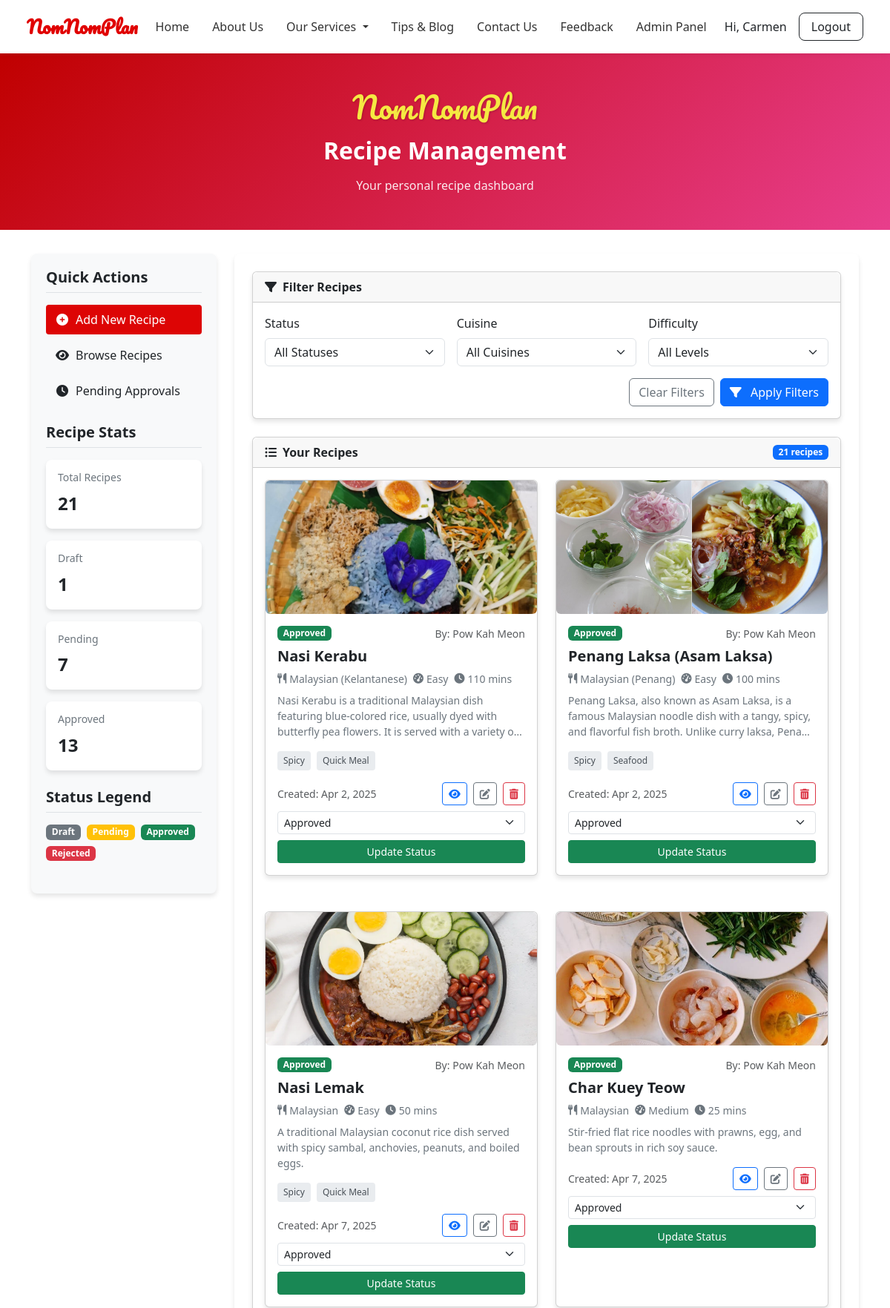
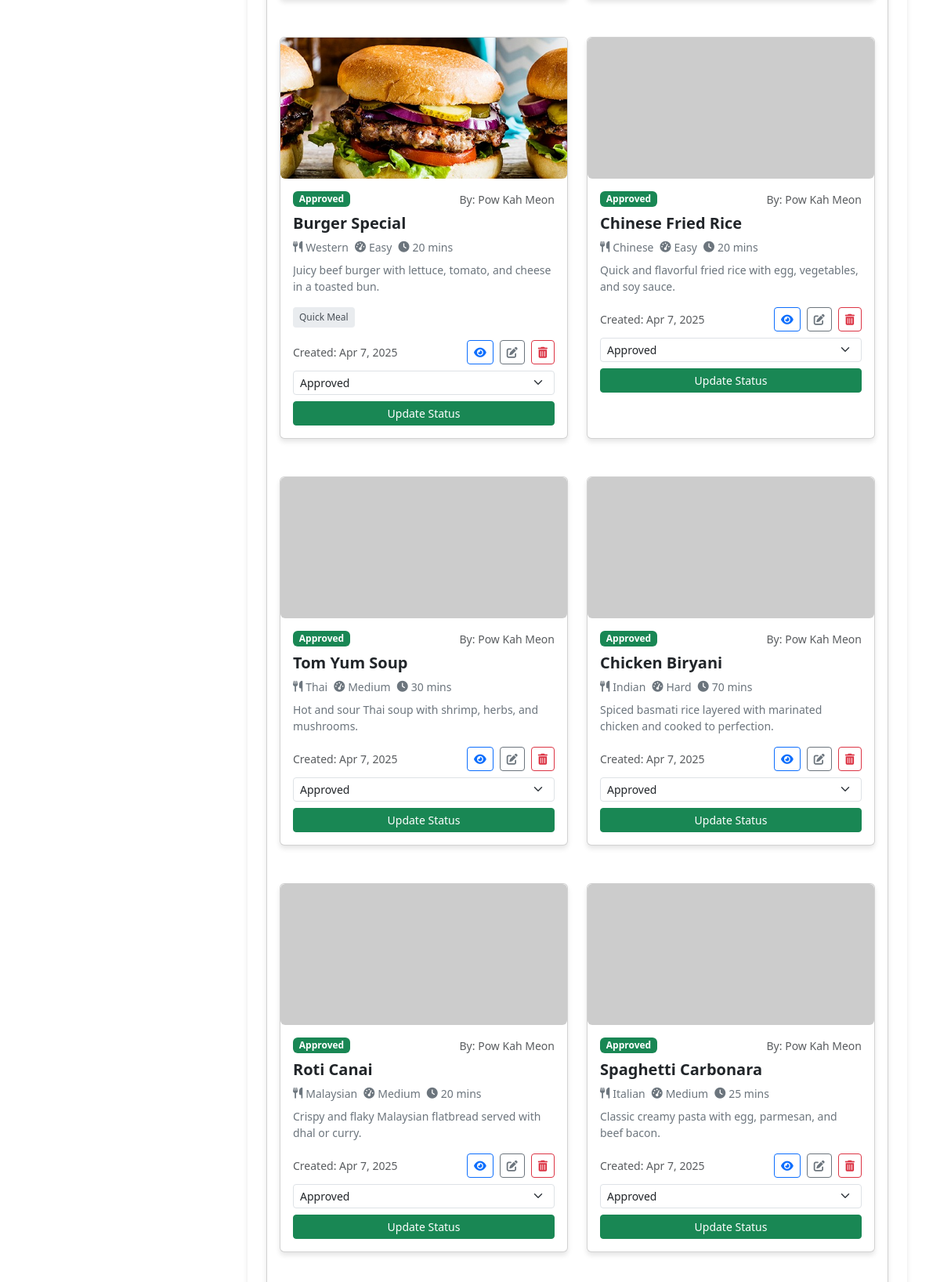
The app's page /recipe-modules/recipe-management.php (signed in, upper part) with its own data (2 pictures, top to bottom).
### tables this page shows
CREATE TABLE `recipes` (
  `id` int(11) NOT NULL,
  `title` varchar(255) NOT NULL,
  `description` text DEFAULT NULL,
  `ingredients` longtext DEFAULT NULL,
  `steps` longtext DEFAULT NULL,
  `cuisine` varchar(100) DEFAULT NULL,
  `prep_time` int(11) DEFAULT NULL,
  `cook_time` int(11) DEFAULT NULL,
  `total_time` int(11) DEFAULT NULL,
  `difficulty` enum('easy','medium','hard') DEFAULT NULL,
  `nutrition` longtext DEFAULT NULL,
  `status` enum('draft','pending','approved','rejected') DEFAULT 'pending',
  `is_public` tinyint(1) DEFAULT 1,
  `view_count` int(11) DEFAULT 0,
  `created_by` int(11) DEFAULT NULL,
  `created_at` timestamp NOT NULL DEFAULT current_timestamp(),
  `updated_at` timestamp NOT NULL DEFAULT current_timestamp() ON UPDATE current_timestamp(),
  `admin_note` text DEFAULT NULL
);

CREATE TABLE `recipe_images` (
  `id` int(11) NOT NULL,
  `recipe_id` int(11) DEFAULT NULL,
  `image_url` text DEFAULT NULL
);

### recipe-modules/recipe-management.php (the view, shortened to what this page needs)
<?php
$loggedIn = isset($_SESSION['user_id']);
?>
<!DOCTYPE html>
<html lang="en">
<head>
  <link href="https://cdn.jsdelivr.net/npm/bootstrap@5.3.2/dist/css/bootstrap.min.css" rel="stylesheet">
  <link rel="stylesheet" href="https://cdnjs.cloudflare.com/ajax/libs/font-awesome/6.4.0/css/all.min.css">
</head>
<body>
<?php include '../navbar.php'; ?>
<div class="hero-section text-center">
  <div class="container">
    <h1 class="logo">NomNomPlan</h1>
    <h2 class="hero-title mt-3">Recipe Management</h2>
    <p class="hero-subtitle">Your personal recipe dashboard</p>
  </div>
</div>
<?php if (!$loggedIn): ?>
  <script>
    alert("⚠️ You must log in to access the recipe management page.");
    window.location.href = "../login.php";
  </script>
<?php else: ?>
<?php
require_once '../includes/db.php';
$user_id = $_SESSION['user_id'];
$role = $_SESSION['user_role'] ?? 'user';
if ($role === 'admin') {
    $query = "SELECT recipes.*, IFNULL(users.name, 'Unknown') AS username FROM recipes LEFT JOIN users ON recipes.created_by = users.id";
} else {
    $query = "SELECT recipes.*, users.name AS username FROM recipes LEFT JOIN users ON recipes.created_by = users.id WHERE recipes.created_by = ?";
    $whereClauses = [];
    $params = [$user_id];
    $types = 'i';
}
$stmt = $conn->prepare($query);
$stmt->execute();
$result = $stmt->get_result();
$recipes = [];
while ($row = $result->fetch_assoc()) {
    $recipes[] = $row;
}
$stats = [];
if ($role === 'admin') {
    $statsQuery = "SELECT status, COUNT(*) as count FROM recipes GROUP BY status";
    $statsResult = $conn->query($statsQuery);
    while ($stat = $statsResult->fetch_assoc()) {
        $stats[$stat['status']] = $stat['count'];
    }
}
?>
<div class="container">
  <div class="management-container">
    <div class="sidebar">
      <div class="sidebar-section">
        <h5>Quick Actions</h5>
        <ul class="sidebar-list">
          <li><a href="add-recipe.php" class="active"><i class="fas fa-plus-circle"></i> Add New Recipe</a></li>
          <li><a href="list-recipes.php"><i class="fas fa-eye"></i> Browse Recipes</a></li>
          <?php if ($role === 'admin'): ?>
          <li><a href="?status=pending"><i class="fas fa-clock"></i> Pending Approvals</a></li>
          <?php endif; ?>
        </ul>
      </div>
      <div class="sidebar-section">
        <h5>Recipe Stats</h5>
        <div class="stats-card">
          <h6>Total Recipes</h6>
          <div class="count"><?= count($recipes) ?></div>
        </div>
        <?php foreach ($stats as $status => $count): ?>
          <div class="stats-card">
            <h6><?= ucfirst($status) ?></h6>
            <div class="count"><?= $count ?></div>
          </div>
        <?php endforeach; ?>
      </div>
      <div class="sidebar-section">
        <h5>Status Legend</h5>
        <div class="d-flex flex-wrap gap-2">
          <span class="badge status-badge badge-draft">Draft</span>
          <span class="badge status-badge badge-pending">Pending</span>
          <span class="badge status-badge badge-approved">Approved</span>
          <span class="badge status-badge badge-rejected">Rejected</span>
        </div>
      </div>
    </div>
    <div class="main-content">
      <div class="card filter-card">
        <div class="card-header">
          <i class="fas fa-filter me-2"></i>Filter Recipes
        </div>
        <div class="card-body">
          <form method="GET">
            <div class="row g-3">
              <div class="col-md-4">
                <label for="status" class="form-label">Status</label>
                <select name="status" class="form-select">
                  <option value="">All Statuses</option>
                </select>
              </div>
              <div class="col-md-4">
                <label for="cuisine" class="form-label">Cuisine</label>
                <select name="cuisine" class="form-select">
                  <option value="">All Cuisines</option>
                </select>
              </div>
              <div class="col-md-4">
                <label for="difficulty" class="form-label">Difficulty</label>
                <select name="difficulty" class="form-select">
                  <option value="">All Levels</option>
                </select>
              </div>
              <div class="col-12">
                <div class="d-flex justify-content-end gap-2">
                  <a href="?" class="btn btn-outline-secondary">Clear Filters</a>
                  <button type="submit" class="btn btn-primary">
                    <i class="fas fa-filter me-2"></i> Apply Filters
                  </button>
                </div>
              </div>
            </div>
          </form>
        </div>
      </div>
      <div class="card">
        <div class="card-header d-flex justify-content-between align-items-center">
          <span><i class="fas fa-list-ul me-2"></i>Your Recipes</span>
          <span class="badge bg-primary"><?= count($recipes) ?> recipes</span>
        </div>
        <div class="card-body">
          <?php if (empty($recipes)): ?>
            <div class="empty-state">
              <i class="fas fa-utensils"></i>
              <h5>No recipes found</h5>
              <p class="mb-4">Try adjusting your filters or add a new recipe</p>
              <a href="add-recipe.php" class="btn btn-primary">
                <i class="fas fa-plus-circle me-2"></i> Add Recipe
              </a>
            </div>
          <?php else: ?>
            <div class="recipe-grid">
              <?php foreach ($recipes as $i => $row): ?>
                <?php
                  $tagQuery = $conn->prepare("SELECT tags.name FROM tags JOIN recipe_tags ON tags.id = recipe_tags.tag_id WHERE recipe_tags.recipe_id = ?");
                  $tagQuery->bind_param("i", $row['id']);
                  $tagQuery->execute();
                  $tagResult = $tagQuery->get_result();
                  $tags = [];
                  while ($tagRow = $tagResult->fetch_assoc()) {
                      $tags[] = $tagRow['name'];
                  }
                  $thumbQuery = $conn->prepare("SELECT image_url FROM recipe_images WHERE recipe_id = ? LIMIT 1");
                  $thumbQuery->bind_param("i", $row['id']);
                  $thumbQuery->execute();
                  $thumbResult = $thumbQuery->get_result();
                  $thumbData = $thumbResult->fetch_assoc();
                  $thumb = ($thumbResult->num_rows > 0) ? '/meal-planner-app/' . ltrim($thumbData['image_url'], '/') : 'https://via.placeholder.com/400x300';
                  $statusBadgeClass = 'badge-' . $row['status'];
                ?>
                <div class="card recipe-card">
                  <img src="<?= $thumb ?>" class="recipe-img" alt="<?= htmlspecialchars($row['title']) ?>">
                  <div class="card-body">
                    <div class="d-flex justify-content-between align-items-start mb-2">
                      <span class="badge <?= $statusBadgeClass ?>"><?= ucfirst($row['status']) ?></span>
                      <?php if ($role === 'admin'): ?>
                        <small class="text-muted">By: <?= htmlspecialchars($row['username']) ?></small>
                      <?php endif; ?>
                    </div>
                    <h5 class="recipe-title"><?= htmlspecialchars($row['title']) ?></h5>
                    <div class="recipe-meta">
                      <span class="recipe-meta-item">
                        <i class="fas fa-utensils"></i> <?= htmlspecialchars($row['cuisine']) ?>
                      </span>
                      <span class="recipe-meta-item">
                        <i class="fas fa-tachometer-alt"></i> <?= ucfirst(htmlspecialchars($row['difficulty'])) ?>
                      </span>
                      <span class="recipe-meta-item">
                        <i class="fas fa-clock"></i> <?= $row['prep_time'] + $row['cook_time'] ?> mins
                      </span>
                    </div>
                    <p class="recipe-description"><?= htmlspecialchars($row['description']) ?></p>
                    <?php if (!empty($tags)): ?>
                      <div class="recipe-tags">
                        <?php foreach ($tags as $tag): ?>
                          <span class="recipe-tag"><?= htmlspecialchars($tag) ?></span>
                        <?php endforeach; ?>
                      </div>
                    <?php endif; ?>
                    <div class="d-flex justify-content-between align-items-center">
                      <small class="text-muted">Created: <?= date('M j, Y', strtotime($row['created_at'])) ?></small>
                      <div class="recipe-actions">
                        <a href="view-recipe.php?id=<?= $row['id'] ?>" class="btn btn-sm btn-outline-primary" title="View">
                          <i class="fas fa-eye"></i>
                        </a>
                        <a href="edit-recipe.php?id=<?= $row['id'] ?>" class="btn btn-sm btn-outline-secondary" title="Edit">
                          <i class="fas fa-edit"></i>
                        </a>
                        <a href="delete-recipe.php?id=<?= $row['id'] ?>" class="btn btn-sm btn-outline-danger" title="Delete" onclick="return confirm('Delete this recipe?')">
                          <i class="fas fa-trash-alt"></i>
                        </a>
                      </div>
                    </div>
                    <?php if ($role === 'admin'): ?>
                      <form method="POST" action="update-status.php" class="mt-2">
                        <select name="status" class="form-select form-select-sm mb-2" onchange="toggleNoteField(this, <?= $row['id'] ?>)">
                          <?php foreach (["draft", "pending", "approved", "rejected"] as $statusOption): ?>
                            <option value="<?= $statusOption ?>" <?= ($row['status'] === $statusOption) ? 'selected' : '' ?>>
                              <?= ucfirst($statusOption) ?>
                            </option>
                          <?php endforeach; ?>
                        </select>
                        <button type="submit" class="btn btn-sm btn-success w-100">Update Status</button>
                      </form>
                    <?php endif; ?>
                  </div>
                </div>
              <?php endforeach; ?>
            </div>
          <?php endif; ?>
        </div>
      </div>
    </div>
  </div>
</div>
<?php endif; ?>
<?php include '../includes/footer.php'; ?>
</body>
</html>

### recipe-modules/recipe-management.php (style rules this page uses)
:root { --primary-color: #f8f9fa; --secondary-color: #f5e942; --accent-color: #dd0505; --dark-color: #212529; --light-color: #f8f9fa; --container-bg: #ffffff; --sidebar-bg: #f8f9fa; --border-color: #dee2e6; --card-shadow: 0 4px 6px rgba(0,0,0,0.1); }
body { font-family: 'Poppins', sans-serif; background-color: var(--primary-color); color: var(--dark-color); }
.logo { font-family: 'Pacifico', cursive; font-size: 2.5rem; color: var(--secondary-color); text-shadow: 1px 1px 3px rgba(0,0,0,0.2); }
.hero-section { background: linear-gradient(135deg, #c00000 0%, #e83e8c 100%); padding: 3rem 0; margin-bottom: 2rem; color: white; }
.hero-title { font-weight: 700; margin-bottom: 1rem; }
.hero-subtitle { font-weight: 300; opacity: 0.9; max-width: 700px; margin: 0 auto; }
.management-container { display: grid; grid-template-columns: 250px 1fr; gap: 1.5rem; margin-bottom: 2rem; }
.sidebar { background: var(--sidebar-bg); border-radius: 0.5rem; padding: 1.25rem; box-shadow: var(--card-shadow); height: fit-content; }
.main-content { background: var(--container-bg); border-radius: 0.5rem; padding: 1.5rem; box-shadow: var(--card-shadow); }
.card { border: none; border-radius: 0.5rem; box-shadow: var(--card-shadow); margin-bottom: 1.5rem; transition: transform 0.2s, box-shadow 0.2s; }
.card-header { background-color: var(--container-bg); border-bottom: 1px solid var(--border-color); font-weight: 600; padding: 1rem 1.25rem; border-radius: 0.5rem 0.5rem 0 0 !important; }
.card-body { padding: 1.25rem; }
.recipe-img { width: 100%; height: 180px; object-fit: cover; border-radius: 0.375rem; }
.status-badge { font-size: 0.75rem; padding: 0.35em 0.65em; font-weight: 500; }
.badge-draft { background-color: #6c757d; }
.badge-pending { background-color: #ffc107; color: #212529; }
.badge-approved { background-color: #198754; }
.badge-rejected { background-color: #dc3545; }
.recipe-meta { display: flex; gap: 0.5rem; flex-wrap: wrap; margin-bottom: 0.5rem; }
.recipe-meta-item { display: flex; align-items: center; font-size: 0.875rem; color: #6c757d; }
.recipe-meta-item i { margin-right: 0.25rem; }
.recipe-title { font-weight: 600; margin-bottom: 0.5rem; color: var(--dark-color); }
.recipe-description { font-size: 0.875rem; color: #6c757d; margin-bottom: 1rem; display: -webkit-box; -webkit-line-clamp: 3; -webkit-box-orient: vertical; overflow: hidden; }
.recipe-tags { display: flex; gap: 0.5rem; flex-wrap: wrap; margin-bottom: 1rem; }
.recipe-tag { background-color: #e9ecef; color: #495057; padding: 0.25rem 0.5rem; border-radius: 0.25rem; font-size: 0.75rem; }
.recipe-actions { display: flex; gap: 0.5rem; justify-content: flex-end; }
.recipe-grid { display: grid; grid-template-columns: repeat(auto-fill, minmax(300px, 1fr)); gap: 1.5rem; }
.sidebar-section { margin-bottom: 1.5rem; }
.sidebar-section h5 { font-weight: 600; margin-bottom: 1rem; padding-bottom: 0.5rem; border-bottom: 1px solid var(--border-color); }
.sidebar-list { list-style: none; padding: 0; margin: 0; }
.sidebar-list li { margin-bottom: 0.5rem; }
.sidebar-list a { display: flex; align-items: center; padding: 0.5rem 0.75rem; border-radius: 0.25rem; color: var(--dark-color); text-decoration: none; transition: all 0.2s; }
.sidebar-list a.active { background-color: var(--accent-color); color: white; }
.sidebar-list a i { margin-right: 0.5rem; width: 1.25rem; text-align: center; }
.stats-card { background: white; border-radius: 0.5rem; padding: 1rem; margin-bottom: 1rem; box-shadow: var(--card-shadow); }
.stats-card h6 { font-size: 0.875rem; color: #6c757d; margin-bottom: 0.5rem; }
.stats-card .count { font-size: 1.5rem; font-weight: 600; color: var(--dark-color); }

### navbar.php (style rules this page uses)
:root { --primary: #e00000; --secondary: rgb(238, 140, 140); }

### records on screen
recipes: recipe_images.image_url (picture), status "Approved", username "Pow Kah Meon", title "Nasi Kerabu", cuisine "Malaysian (Kelantanese)", difficulty "Easy", $row['prep_time'] + $row['cook_time'] "110", description "Nasi Kerabu is a traditional Malaysian dish featuring blue-colored rice, usually dyed with butterfly pea flowers. It is served with a variety…", tag "Spicy", tag "Quick Meal", created_at "Apr 2, 2025"
recipes: recipe_images.image_url (picture), status "Approved", username "Pow Kah Meon", title "Penang Laksa (Asam Laksa)", cuisine "Malaysian (Penang)", difficulty "Easy", $row['prep_time'] + $row['cook_time'] "100", description "Penang Laksa, also known as Asam Laksa, is a famous Malaysian noodle dish with a tangy, spicy, and flavorful fish broth. Unlike curry laksa,…", tag "Spicy", tag "Seafood", created_at "Apr 2, 2025"
recipes: recipe_images.image_url (picture), status "Approved", username "Pow Kah Meon", title "Nasi Lemak", cuisine "Malaysian", difficulty "Easy", $row['prep_time'] + $row['cook_time'] "50", description "A traditional Malaysian coconut rice dish served with spicy sambal, anchovies, peanuts, and boiled eggs.", tag "Spicy", tag "Quick Meal", created_at "Apr 7, 2025"
recipes: recipe_images.image_url (picture), status "Approved", username "Pow Kah Meon", title "Char Kuey Teow", cuisine "Malaysian", difficulty "Medium", $row['prep_time'] + $row['cook_time'] "25", description "Stir-fried flat rice noodles with prawns, egg, and bean sprouts in rich soy sauce.", created_at "Apr 7, 2025"
recipes: recipe_images.image_url (picture), status "Approved", username "Pow Kah Meon", title "Burger Special", cuisine "Western", difficulty "Easy", $row['prep_time'] + $row['cook_time'] "20", description "Juicy beef burger with lettuce, tomato, and cheese in a toasted bun.", tag "Quick Meal", created_at "Apr 7, 2025"
recipes: status "Approved", username "Pow Kah Meon", title "Chinese Fried Rice", cuisine "Chinese", difficulty "Easy", $row['prep_time'] + $row['cook_time'] "20", description "Quick and flavorful fried rice with egg, vegetables, and soy sauce.", created_at "Apr 7, 2025"
recipes: status "Approved", username "Pow Kah Meon", title "Tom Yum Soup", cuisine "Thai", difficulty "Medium", $row['prep_time'] + $row['cook_time'] "30", description "Hot and sour Thai soup with shrimp, herbs, and mushrooms.", created_at "Apr 7, 2025"
recipes: status "Approved", username "Pow Kah Meon", title "Chicken Biryani", cuisine "Indian", difficulty "Hard", $row['prep_time'] + $row['cook_time'] "70", description "Spiced basmati rice layered with marinated chicken and cooked to perfection.", created_at "Apr 7, 2025"
recipes: status "Approved", username "Pow Kah Meon", title "Roti Canai", cuisine "Malaysian", difficulty "Medium", $row['prep_time'] + $row['cook_time'] "20", description "Crispy and flaky Malaysian flatbread served with dhal or curry.", created_at "Apr 7, 2025"
recipes: status "Approved", username "Pow Kah Meon", title "Spaghetti Carbonara", cuisine "Italian", difficulty "Medium", $row['prep_time'] + $row['cook_time'] "25", description "Classic creamy pasta with egg, parmesan, and beef bacon.", created_at "Apr 7, 2025"

### other values on screen
$_SESSION['user_name'] "Carmen"
count($recipes) "21"
$status "Draft"
$count "1"
$status "Pending"
$count "7"
$status "Approved"
$count "13"
